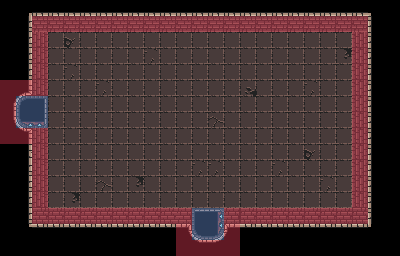

Below is a game level as drawn by its tile map, then a one-line description and the .tmx that defines it (tile-layer data replaced by summaries):
An orthogonal 25x16 tile map with 16x16 px tiles, 3 tile layers (Tile Layer 1, wall meta, door meta), 2 tilesets.

<map version="1.8" tiledversion="1.8.4" orientation="orthogonal" renderorder="right-down" width="25" height="16" tilewidth="16" tileheight="16" infinite="0" nextlayerid="6" nextobjectid="1">
 <tileset firstgid="1" source="0x72_DungeonTilesetII_v1.4.tsx" />
 <tileset firstgid="1025" source="MetaSet.tsx" />
 <layer id="1" name="Tile Layer 1" width="25" height="16">
  <data>[400 cells, 353 non-empty, 21 distinct tile ids]</data>
 </layer>
 <layer id="3" name="wall meta" width="25" height="16" opacity="0.4">
  <data>[400 cells, 72 non-empty, 1 distinct tile ids]</data>
 </layer>
 <layer id="5" name="door meta" width="25" height="16" opacity="0.4">
  <data>[400 cells, 8 non-empty, 1 distinct tile ids]</data>
 </layer>
</map>
